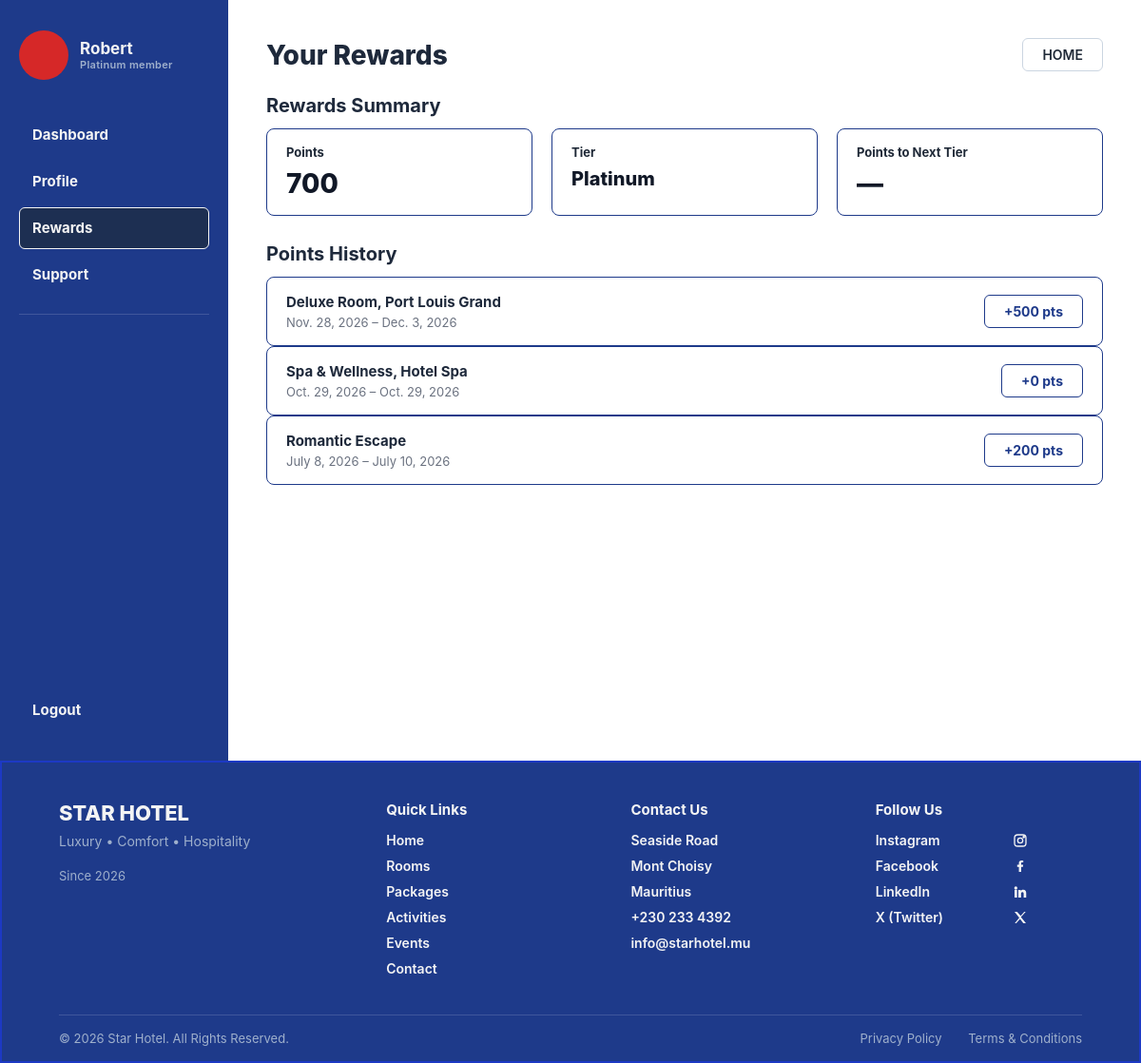
/rewards/, run on an earlier commit of the app's database.
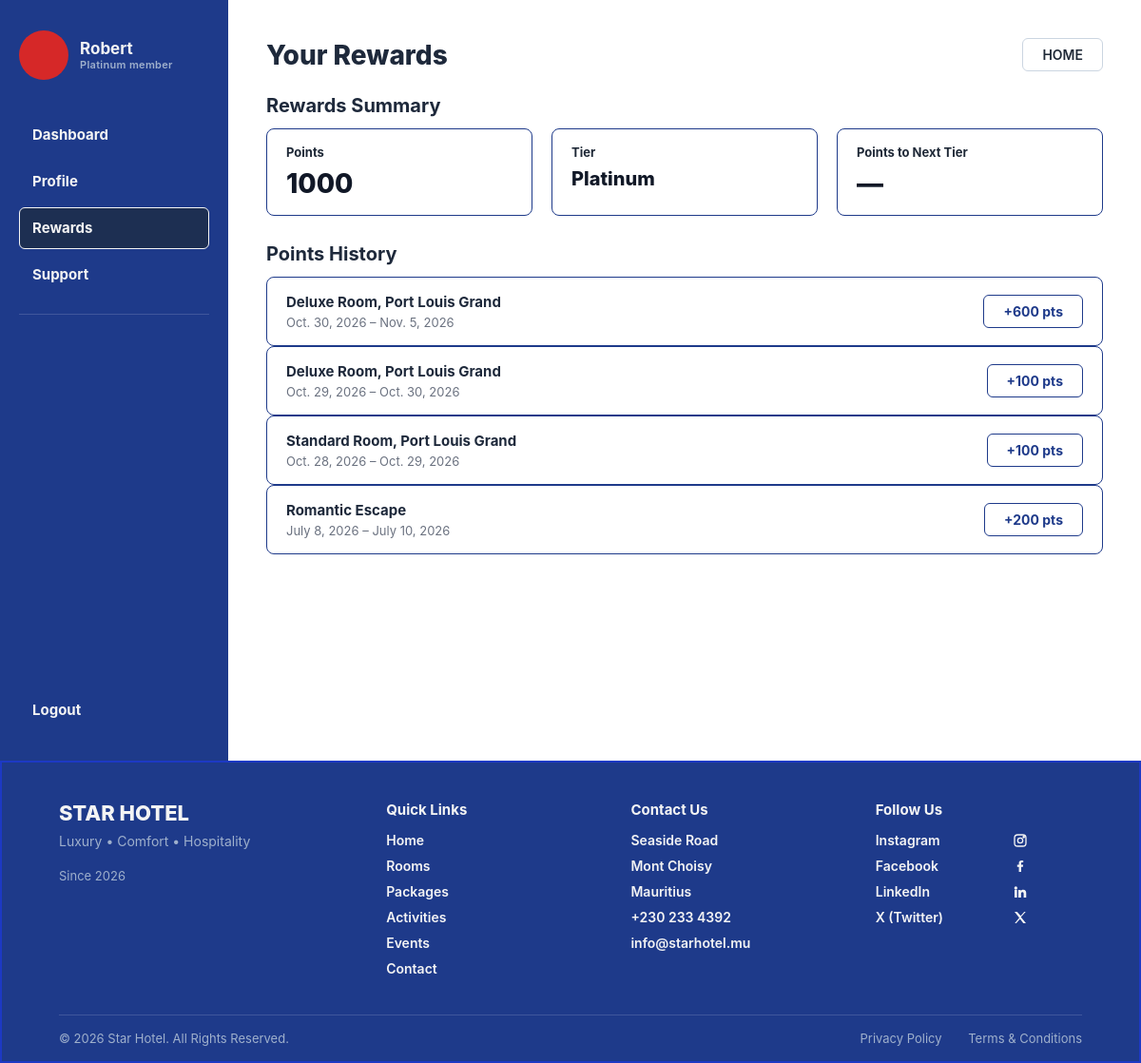
And on a later commit of the database.
### StarHotel/hotel/models.py (models this page shows, shortened)
class Booking(models.Model):
    TYPE_CHOICES = [
        ('stay', 'Stay'),
        ('event', 'Event'),
        ('activity', 'Activity'),
    ]
    booking_type = models.CharField(max_length=10, choices=TYPE_CHOICES, default='stay')   # <-- NEW
    bk_id = models.AutoField(primary_key=True)
    no_of_guests = models.PositiveIntegerField()
    check_in = models.DateField()
    check_out = models.DateField()
    bk_date = models.DateField(auto_now_add=True)
    bk_status = models.CharField(max_length=20, default='pending')
    estimated_sum = models.DecimalField(max_digits=10, decimal_places=2)
    created_at = models.DateTimeField(auto_now_add=True)
    updated_at = models.DateTimeField(auto_now=True)
    customer = models.ForeignKey(
        Customer,
        on_delete=models.CASCADE,
        related_name='bookings'
    )
    branch = models.ForeignKey(
        Branch,
        on_delete=models.CASCADE,
        related_name='bookings'
    )

class Booking_Item(models.Model):
    bi_type = models.CharField(max_length=20)
    price = models.DecimalField(max_digits=10, decimal_places=2)
    payment_method = models.CharField(max_length=30)
    purchase_date = models.DateField(auto_now_add=True)
    description = models.CharField(max_length=255, blank=True)
    booking = models.ForeignKey(
        Booking,
        on_delete=models.CASCADE,
        related_name='booking_items'
    )

### StarHotel/hotel/views.py (the view)
# urls.py: path("rewards/", views.customer_rewards, name="customer_rewards"),
def customer_rewards(request):
    customer = get_current_customer(request)
    if customer is None:
        return render(request, "hotel/customer_rewards.html", {"no_customers": True})
    bookings = customer.bookings.exclude(bk_status="cancelled").select_related("branch").prefetch_related(
        "booking_items"
    ).order_by("-check_in")
    history = []
    total_points = 0
    for b in bookings:
        nights = (b.check_out - b.check_in).days
        pts = nights * 100
        total_points += pts
        history.append({"booking": b, "points": pts})
    context = {
        "customer": customer,
        "total_points": total_points,
        "history": history,
    }
    return render(request, "hotel/customer_rewards.html", context)

### StarHotel/hotel/views.py (called while the page is built)
def get_current_customer(request):
    if request.user.is_authenticated:
        try:
            return request.user.customer
        except Customer.DoesNotExist:
            pass
    return Customer.objects.select_related("loyalty").first()

### StarHotel/hotel/templates/hotel/customer_rewards.html (shortened to what this page needs)
{% extends "base.html" %}
{% load static %}
{% block content %}
    <div class="layout">
        <aside class="sidebar">
            <div class="profile">
                <div class="avatar"></div>
                <div class="profile-info">
                    <div class="name">{{ customer.first_name|default:customer.username }}</div>
                    <div class="member">{{ customer.loyalty.tier|default:"No tier" }} member</div>
                </div>
            </div>
            <nav id="nav">
                <div class="nav-highlight" id="navHighlight"></div>
                <a href="{% url 'customer_dashboard' %}" class="nav-item {% if request.resolver_match.url_name == 'customer_dashboard' %}active{% endif %}">Dashboard</a>
                <a href="{% url 'customer_profile' %}" class="nav-item {% if request.resolver_match.url_name == 'customer_profile' %}active{% endif %}">Profile</a>
                <a href="{% url 'customer_rewards' %}" class="nav-item {% if request.resolver_match.url_name == 'customer_rewards' %}active{% endif %}">Rewards</a>
                <a href="{% url 'customer_support' %}" class="nav-item {% if request.resolver_match.url_name == 'customer_support' %}active{% endif %}">Support</a>
            </nav>
            <hr class="divider">
            <a href="#" class="logout">Logout</a>
        </aside>
        <div class="dashboard-content">
            <div class="content-header">
                <h1>Your Rewards</h1>
                <a href="{% url 'home' %}" class="btn-home">HOME</a>
            </div>
            <h2 class="section-title">Rewards Summary</h2>
            <div class="stats-row">
                <div class="stat-box">
                    <div class="stat-label">Points</div>
                    <div class="stat-value">{{ total_points }}</div>
                </div>
                <div class="stat-box">
                    <div class="stat-label">Tier</div>
                    <div class="stat-value" style="font-size:20px;">{{ customer.loyalty.tier|default:"None" }}</div>
                </div>
                <div class="stat-box">
                    <div class="stat-label">Points to Next Tier</div>
                    <div class="stat-value">&mdash;</div>
                </div>
            </div>
            <h2 class="section-title">Points History</h2>
            {% for entry in history %}
            <div class="past-booking-row">
                <div>
                    <div class="past-booking-name">{{ entry.booking.booking_items.first.description|default:"Booking" }}</div>
                    <div class="past-booking-dates">{{ entry.booking.check_in }} &ndash; {{ entry.booking.check_out }}</div>
                </div>
                <span class="btn-book-again" style="cursor:default;">+{{ entry.points }} pts</span>
            </div>
            {% empty %}
            <p>No points history yet.</p>
            {% endfor %}
        </div>
    </div>
{% endblock %}

What changed in the data, as far as the page shows it:
no longer on this page (row edited): Booking: booking.booking_items.first.description "Deluxe Room, Port Louis Grand", booking.check_in "Nov. 28, 2026", booking.check_out "Dec. 3, 2026", points "500"
no longer on this page (row edited): Booking: booking.booking_items.first.description "Spa & Wellness, Hotel Spa", booking.check_in "Oct. 29, 2026", booking.check_out "Oct. 29, 2026", points "0"
added Booking: booking.booking_items.first.description "Deluxe Room, Port Louis Grand", booking.check_in "Oct. 30, 2026", booking.check_out "Nov. 5, 2026", points "600"
added Booking: booking.booking_items.first.description "Deluxe Room, Port Louis Grand", booking.check_in "Oct. 29, 2026", booking.check_out "Oct. 30, 2026", points "100"
added Booking: booking.booking_items.first.description "Standard Room, Port Louis Grand", booking.check_in "Oct. 28, 2026", booking.check_out "Oct. 29, 2026", points "100"
Also different on the page:
{{ total_points }}: "700" → "1000"
